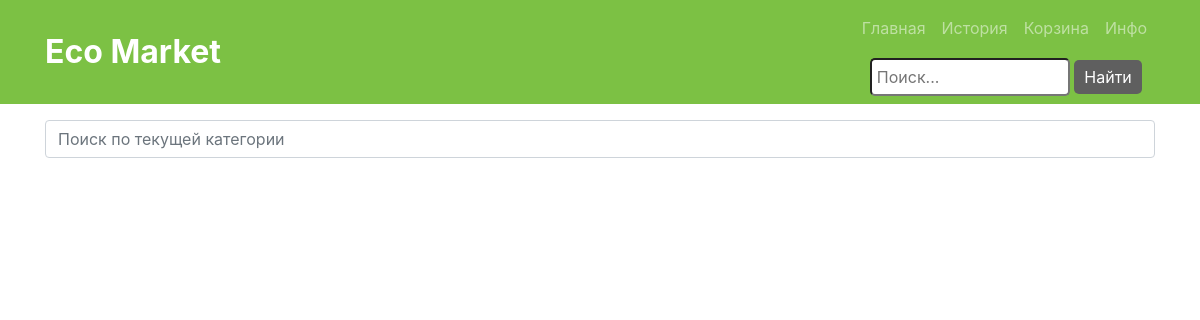
Page /category/4/ on the earlier database version.
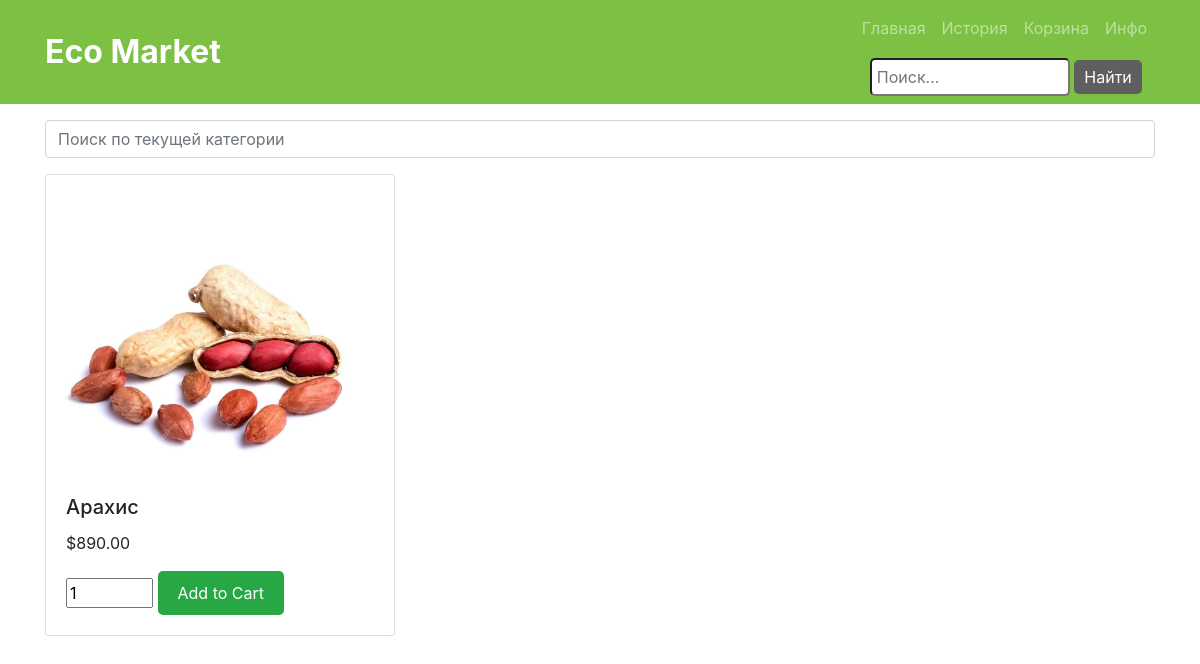
Same page on the later database version.
### myapp/models.py (models this page shows, shortened)
class Product(models.Model):
    category = models.ForeignKey(Category, on_delete=models.CASCADE)
    name = models.CharField(max_length=100)
    description = models.TextField()
    price = models.DecimalField(max_digits=10, decimal_places=2)
    available = models.BooleanField(default=True)
    quantity_available = models.IntegerField()
    image = models.ImageField(upload_to='images/')

### myapp/views.py (the view)
# urls.py: path('category/<int:category_id>/', views.category_detail, name='category_detail'),
def category_detail(request, category_id):
    category = Category.objects.get(id=category_id)
    products = Product.objects.filter(category=category)
    return render(request, 'category_detail.html', {'category': category, 'products': products})

### templates/category_detail.html (shortened to what this page needs)
{% extends 'base.html' %}
{% block content %}
<div class="container mt-3">
    <div class="input-group mb-3">
        <input type="text" id="searchInput" class="form-control" placeholder="Поиск по текущей категории">
    </div>
    <div class="row" id="productList">
        {% for product in products %}
            <div class="col-lg-4 col-md-6 col-sm-12 mb-4" data-category="{{ product.category.name }}">
                <div class="card h-100">
                    <img src="{{ product.image.url }}" class="card-img-top img-fluid" alt="{{ product.name }}">
                    <div class="card-body">
                        <h5 class="card-title">{{ product.name }}</h5>
                        <p class="card-text">${{ product.price }}</p>
                        {% if product.available %}
                            <form method="post" action="{% url 'add_to_cart' product.id %}">
                                <input type="number" name="quantity" value="1" min="1" max="{{ product.quantity_available }}" required>
                                <button type="submit" class="add-to-cart-btn">Add to Cart</button>
                            </form>
                        {% else %}
                            <p>Out of stock</p>
                        {% endif %}
                    </div>
                </div>
            </div>
        {% endfor %}
    </div>
</div>
{% endblock %}

Differences in the rows shown:
added Product: image (picture), name "Арахис", price "890.00"
